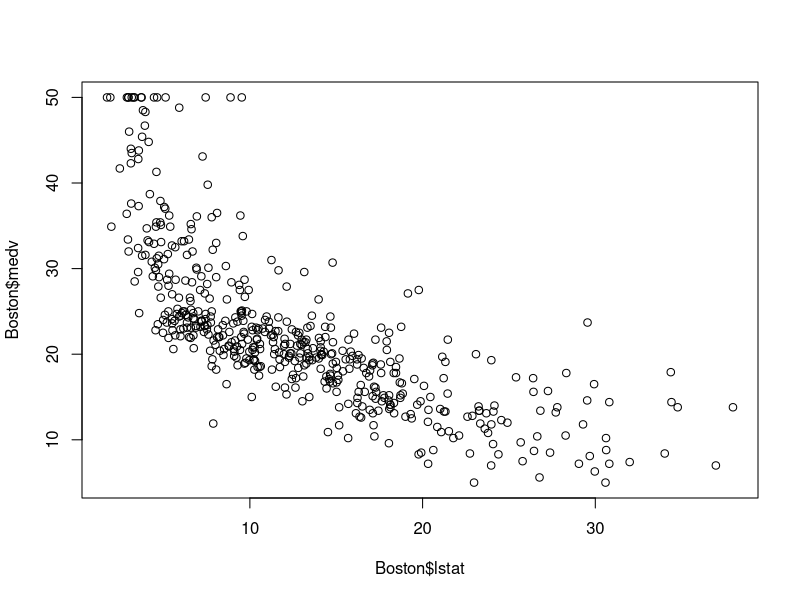
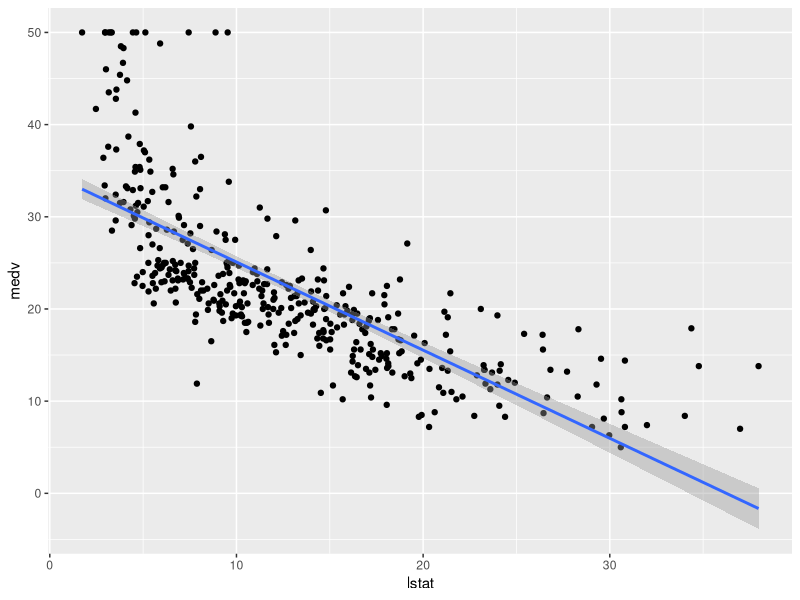
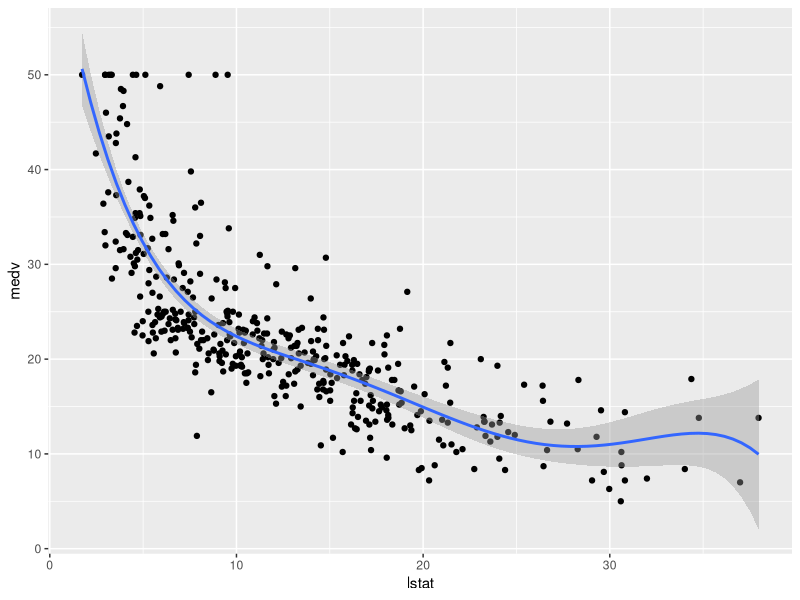
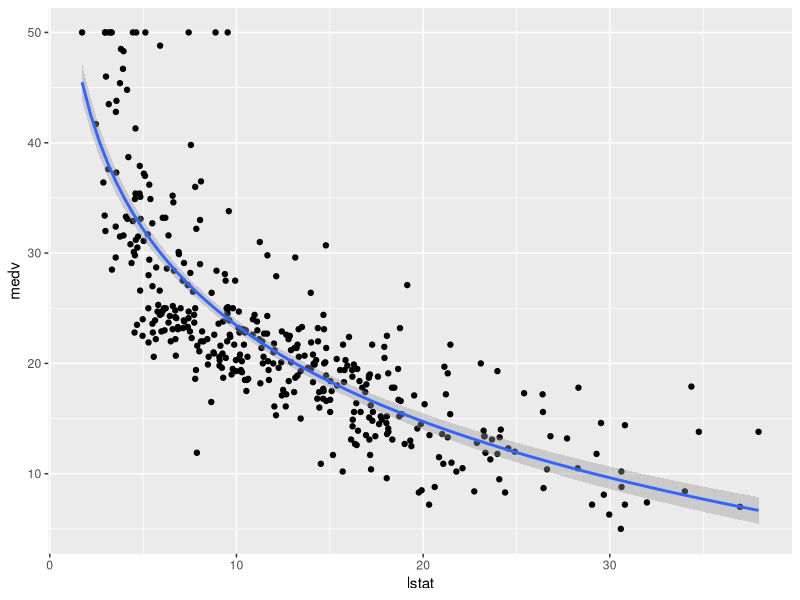
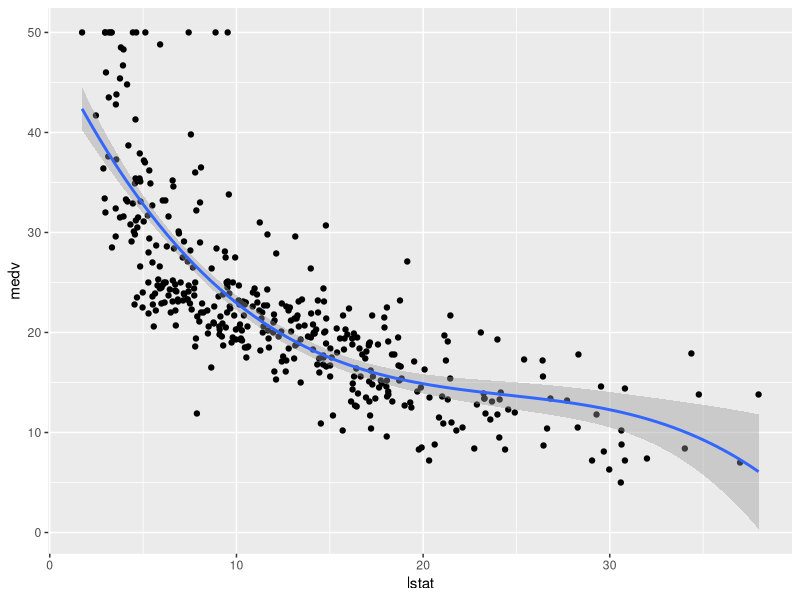
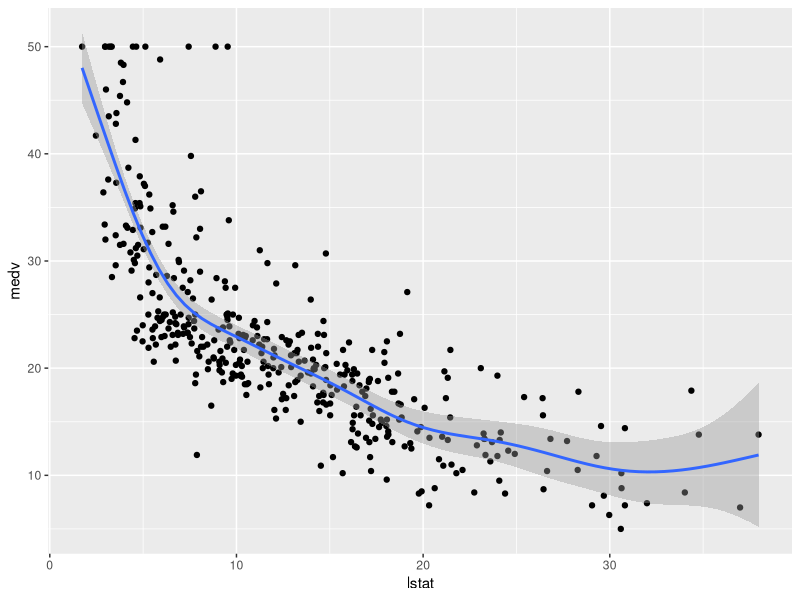

These charts were generated, in order, by the following R code:
## ---- chunk 1
knitr::opts_chunk$set(echo = TRUE)
## ---- chunk 2
library("MASS")
library(tidyverse)
library(caret)
library(ggplot2)
library(splines)
library(mgcv)
## ---- chunk 3
data("Boston")
glimpse(Boston)

## ---- chunk 4

plot(Boston$lstat,Boston$medv)
## ---- chunk 5
set.seed(123)
training.samples<-Boston$medv %>%
   createDataPartition(p=0.8,list=FALSE)
train.data<-Boston[training.samples, ]
test.data<-Boston[-training.samples, ]

## ---- chunk 6
model<-lm(medv~lstat,data=train.data)
predictions<-model %>% predict(test.data)
data.frame(
  RMSE=RMSE(predictions,test.data$medv),
  R2=R2(predictions,test.data$medv)
)

## ---- chunk 7
ggplot(train.data, aes(lstat,medv))+
  geom_point()+
  stat_smooth(method=lm, formula=y~x)

## ---- chunk 8
model<-lm(medv~poly(lstat,2),data=train.data)
summary(model)

## ---- chunk 9
model<-lm(medv~poly(lstat,6),data=train.data)
summary(model)

## ---- chunk 10
model<-lm(medv~poly(lstat,3),data=train.data)
summary(model)

## ---- chunk 11
model<-lm(medv~poly(lstat,5),data=train.data)
predictions<-model %>% predict(test.data)
data.frame(
  RMSE=RMSE(predictions,test.data$medv),
  R2=R2(predictions,test.data$medv)
)

## ---- chunk 12
ggplot(train.data, aes(lstat,medv))+
  geom_point()+
  stat_smooth(method=lm,formula=y~poly(x,5))

## ---- chunk 13

model<-lm(medv~log(lstat),data=train.data)
predictions<-model %>% predict(test.data)
data.frame(
  RMSE=RMSE(predictions,test.data$medv),
  R2=R2(predictions,test.data$medv)
)
## ---- chunk 14
ggplot(train.data, aes(lstat,medv))+
  geom_point()+
  stat_smooth(method=lm,formula=y~log(x))

## ---- chunk 15
knots<-quantile(train.data$lstat,p=c(0.10,0.50,0.90))
model<-lm(medv~bs(lstat, knots=knots),data=train.data)
predictions<-model %>% predict(test.data)
data.frame(
  RMSE=RMSE(predictions,test.data$medv),
  R2=R2(predictions,test.data$medv)
)

## ---- chunk 16
ggplot(train.data, aes(lstat,medv))+
  geom_point()+
  stat_smooth(method=lm,formula=y~splines::bs(x,df=3))

## ---- chunk 17
model<-gam(medv~ s(lstat),data=train.data)
predictions<-model %>% predict(test.data)
data.frame(
  RMSE=RMSE(predictions,test.data$medv),
  R2=R2(predictions,test.data$medv)
)

## ---- chunk 18
ggplot(train.data, aes(lstat,medv))+
  geom_point()+
  stat_smooth(method=gam,formula=y~s(x))

## ---- chunk 19


## ---- chunk 20


## ---- chunk 21


## ---- chunk 22


## ---- chunk 23


